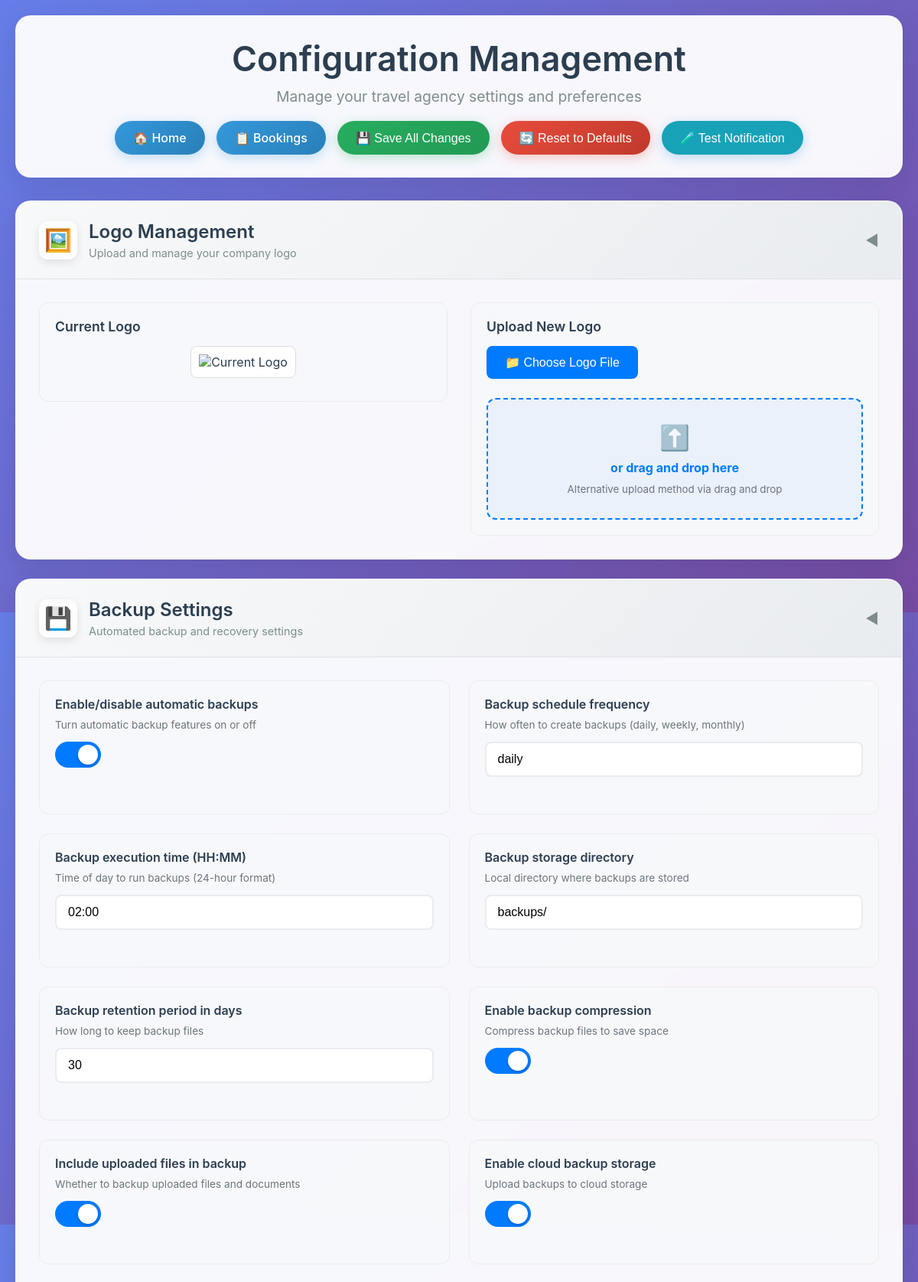
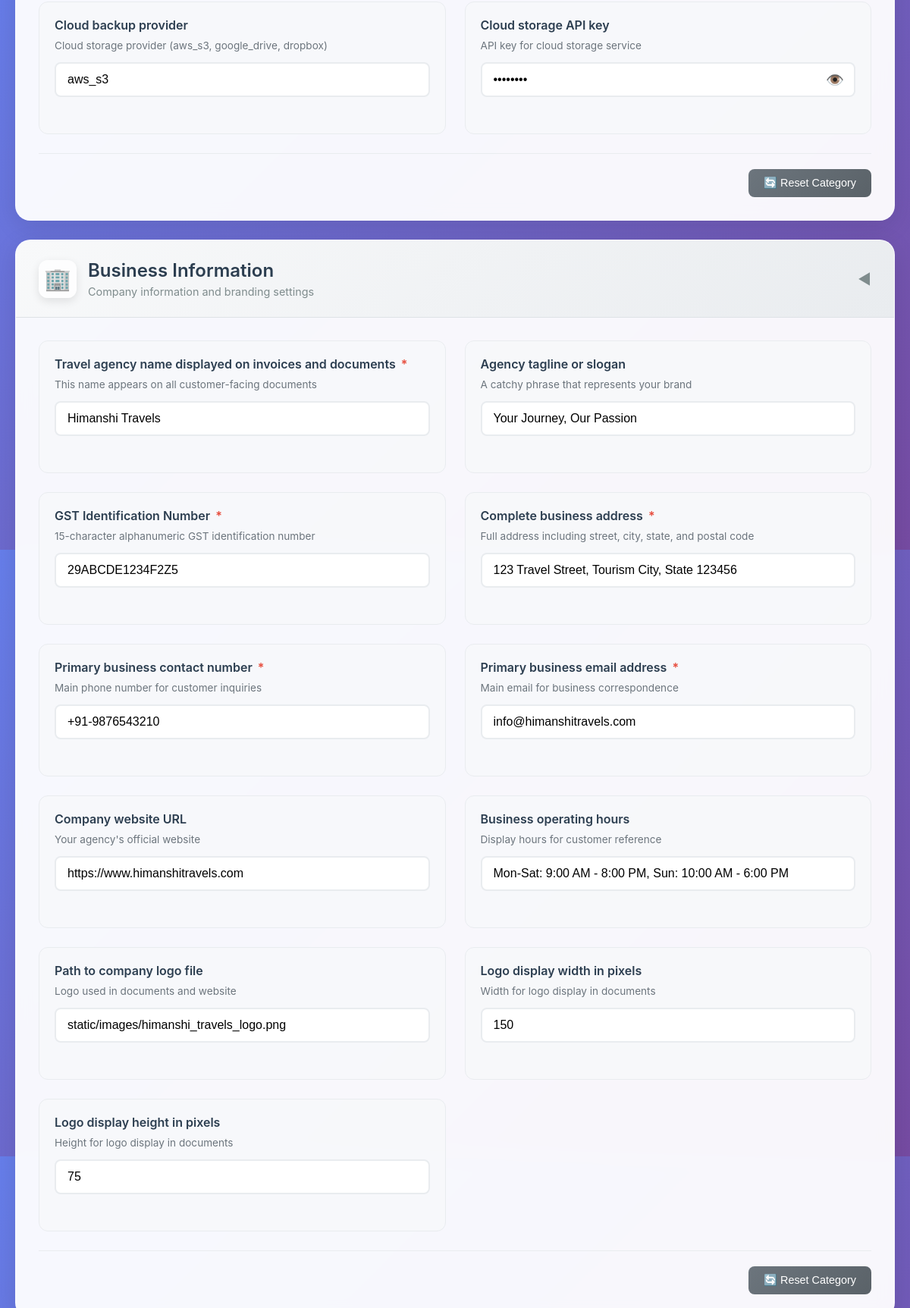
The page /config (upper part) on the database its author committed (2 pictures, top to bottom).
### tables this page shows
CREATE TABLE app_config (
            id INTEGER PRIMARY KEY AUTOINCREMENT,
            config_key TEXT UNIQUE NOT NULL,
            config_value TEXT,
            config_type TEXT DEFAULT 'string',
            category TEXT DEFAULT 'general',
            description TEXT,
            is_sensitive INTEGER DEFAULT 0,
            created_at TEXT DEFAULT CURRENT_TIMESTAMP,
            updated_at TEXT DEFAULT CURRENT_TIMESTAMP
        );

### routes.py (the view)
    @app.route('/config')
    def config_page():
        from config import ConfigManager, ConfigCategory
        from database import get_all_config
        config_manager = ConfigManager()
        current_config = get_all_config()
        current_values = {config['config_key']: config['config_value'] for config in current_config}
        categories = config_manager.get_categories()
        category_fields = {}
        category_names = {}
        category_icons = {}
        category_descriptions = {}
        for category in categories:
            fields = config_manager.get_fields_by_category(category)
            for field in fields:
                if field.key in current_values:
                    field.value = current_values[field.key]
            category_fields[category] = fields
            category_names[category] = config_manager.get_category_display_name(category)
            category_icons[category] = config_manager.get_category_icon(category)
            category_descriptions[category] = config_manager.get_category_description(category)
        return render_template('config_modular.html',
                             categories=categories,
                             category_fields=category_fields,
                             category_names=category_names,
                             category_icons=category_icons,
                             category_descriptions=category_descriptions)

### config/manager.py (called while the page is built)
    def _initialize_schema(self) -> Dict[str, ConfigField]:
        schema = {}
        categories = [
            BusinessConfig,
            EmailConfig,
            WhatsAppConfig,
            SMSConfig,
            PDFConfig,
            DatabaseConfig,
            BackupConfig,
            SecurityConfig
        ]
        for category_class in categories:
            fields = category_class.get_fields()
            for field in fields:
                schema[field.key] = field
        return schema

    def get_categories(self) -> List[ConfigCategory]:
        categories = set()
        for field in self._config_schema.values():
            categories.add(field.category)
        return sorted(categories, key=lambda x: x.value)

    def get_fields_by_category(self, category: ConfigCategory) -> List[ConfigField]:
        return [
            field for field in self._config_schema.values()
            if field.category == category
        ]

    def get_category_display_name(self, category: ConfigCategory) -> str:
        display_names = {
            ConfigCategory.GENERAL: "General Settings",
            ConfigCategory.BUSINESS: "Business Information",
            ConfigCategory.WHATSAPP: "WhatsApp Integration",
            ConfigCategory.EMAIL: "Email Configuration",
            ConfigCategory.SMS: "SMS Configuration",
            ConfigCategory.PDF: "PDF Settings",
            ConfigCategory.DATABASE: "Database Configuration",
            ConfigCategory.BACKUP: "Backup Settings",
            ConfigCategory.SECURITY: "Security Settings"
        }
        return display_names.get(category, category.value.title())

    def get_category_icon(self, category: ConfigCategory) -> str:
        icons = {
            ConfigCategory.GENERAL: "⚙️",
            ConfigCategory.BUSINESS: "🏢",
            ConfigCategory.WHATSAPP: "📱",
            ConfigCategory.EMAIL: "📧",
            ConfigCategory.SMS: "💬",
            ConfigCategory.PDF: "📄",
            ConfigCategory.DATABASE: "🗄️",
            ConfigCategory.BACKUP: "💾",
            ConfigCategory.SECURITY: "🔒"
        }
        return icons.get(category, "⚙️")

### database.py (called while the page is built)
def get_db_connection():
    con = sqlite3.connect(DATABASE_FILE)
    con.row_factory = sqlite3.Row
    return con

### templates/config_modular.html (shortened to what this page needs)
<!DOCTYPE html>
<html lang="en">
<head>
    <link rel="stylesheet" href="/static/css/notifications.css">
    <link rel="stylesheet" href="/static/css/modal.css">
    <link rel="stylesheet" href="/static/css/config.css">
    <link rel="stylesheet" href="/static/css/logo-management.css">
</head>
<body>
    <div class="container">
        <div class="header">
            <h1>Configuration Management</h1>
            <p>Manage your travel agency settings and preferences</p>
            <div class="nav-buttons">
                <a href="/" class="nav-btn">🏠 Home</a>
                <a href="/bookings" class="nav-btn">📋 Bookings</a>
                <button onclick="saveAllConfigs()" class="nav-btn success">💾 Save All Changes</button>
                <button onclick="resetToDefaults()" class="nav-btn danger">🔄 Reset to Defaults</button>
                <button onclick="testNotification()" class="nav-btn info" style="background: #17a2b8;">🧪 Test Notification</button>
            </div>
        </div>
        {% include 'config/logo_management.html' %}
        {% for category in categories %}
        <div class="config-section" id="category-{{ category.value }}">
            <div class="section-header"
                 onclick="toggleSection('{{ category.value }}')"
                 onkeydown="handleKeyDown(event, '{{ category.value }}')"
                 role="button"
                 tabindex="0"
                 aria-expanded="false">
                <div class="section-title">
                    <span class="section-icon">{{ category_icons[category] }}</span>
                    <div>
                        <h3>{{ category_names[category] }}</h3>
                        <div class="section-description">{{ category_descriptions[category] }}</div>
                    </div>
                </div>
                <span class="section-toggle">▶</span>
            </div>
            <div class="section-content" id="section-{{ category.value }}">
                <div class="config-grid">
                    {% for field in category_fields[category] %}
                    <div class="config-item" data-config-key="{{ field.key }}">
                        <label for="{{ field.key }}" class="config-label">
                            {{ field.description }}
                            {% if field.is_required %}
                                <span class="required-asterisk">*</span>
                            {% endif %}
                        </label>
                        {% if field.help_text %}
                            <div class="config-help">{{ field.help_text }}</div>
                        {% endif %}
                        <div class="input-container">
                            {% if field.type.value == 'boolean' %}
                                <div class="switch-container">
                                    <label for="{{ field.key }}" class="switch">
                                        <span class="slider"></span>
                                    </label>
                                </div>
                            {% elif field.type.value == 'password' %}
                                <input type="password"
                                       id="{{ field.key }}"
                                       name="{{ field.key }}"
                                       value="{{ field.value if not field.is_sensitive else '••••••••' }}"
                                       placeholder="Enter {{ field.description.lower() }}"
                                       oninput="markConfigChanged('{{ field.key }}')"
                                       class="config-input password-input">
                                <button type="button"
                                        class="password-toggle"
                                        onclick="togglePassword('{{ field.key }}')"
                                        aria-label="Toggle password visibility">
                                    👁️
                                </button>
                            {% elif field.type.value == 'number' %}
                                <input type="number"
                                       id="{{ field.key }}"
                                       name="{{ field.key }}"
                                       value="{{ field.value }}"
                                       placeholder="Enter {{ field.description.lower() }}"
                                       oninput="markConfigChanged('{{ field.key }}')"
                                       class="config-input">
                            {% else %}
                                <input type="{{ 'email' if field.type.value == 'email' else 'url' if field.type.value == 'url' else 'tel' if field.type.value == 'phone' else 'text' }}"
                                       id="{{ field.key }}"
                                       name="{{ field.key }}"
                                       value="{{ field.value }}"
                                       placeholder="Enter {{ field.description.lower() }}"
                                       {% if field.is_required %}required{% endif %}
                                       oninput="markConfigChanged('{{ field.key }}')"
                                       class="config-input">
                            {% endif %}
                        </div>
                        <div class="validation-message" id="validation-{{ field.key }}"></div>
                    </div>
                    {% endfor %}
                </div>
                <div class="category-actions">
                    <button onclick="resetCategory('{{ category.value }}')" class="reset-btn">
                        🔄 Reset Category
                    </button>
                </div>
            </div>
        </div>
        {% endfor %}
    </div>
</body>
</html>

### templates/config/logo_management.html (shortened to what this page needs)
<div class="config-section" id="logo-section">
    <button class="section-header"
            onclick="toggleSection('logo_management')"
            onkeydown="handleKeyDown(event, 'logo_management')"
            aria-expanded="true"
            aria-controls="section-logo_management">
        <div class="section-title">
            <span class="section-icon">🖼️</span>
            <div>
                <h3>Logo Management</h3>
                <div class="section-description">Upload and manage your company logo</div>
            </div>
        </div>
        <span class="section-toggle">▼</span>
    </button>
    <div class="section-content expanded" id="section-logo_management">
        <div class="logo-management">
            <div class="current-logo">
                <h4>Current Logo</h4>
                <div class="logo-preview">
                    <img id="current-logo-img" src="" alt="Current Logo" style="max-width: 200px; max-height: 100px; border: 1px solid #ddd; border-radius: 8px;">
                </div>
            </div>
            <div class="logo-upload">
                <h4>Upload New Logo</h4>
                <div class="upload-container">
                    <button type="button"
                            class="upload-button"
                            onclick="document.getElementById('logo-file').click()"
                            aria-describedby="upload-help">
                        📁 Choose Logo File
                    </button>
                    <button type="button"
                            class="upload-area"
                            id="upload-area"
                            aria-describedby="upload-help"
                            onclick="document.getElementById('logo-file').click()">
                        <div class="upload-content">
                            <div class="upload-icon">⬆️</div>
                            <div class="upload-text">
                                <p><strong>or drag and drop here</strong></p>
                                <small id="upload-help-2">Alternative upload method via drag and drop</small>
                            </div>
                        </div>
                    </button>
                </div>
            </div>
        </div>
    </div>
</div>

### static/css/logo-management.css (style rules this page uses)
.logo-management { display: grid; grid-template-columns: 1fr 1fr; gap: 30px; align-items: start; }
.current-logo, .logo-upload { background: rgba(248, 249, 250, 0.8); padding: 20px; border-radius: 12px; border: 1px solid #e9ecef; }
.current-logo h4, .logo-upload h4 { color: #2c3e50; margin-bottom: 15px; font-size: 1.1em; font-weight: 600; }
.logo-preview { text-align: center; }
.logo-preview img { max-width: 200px; max-height: 100px; border: 1px solid #ddd; border-radius: 8px; background: white; padding: 10px; }
.upload-button { background: #007bff; color: white; border: none; padding: 12px 24px; border-radius: 8px; font-size: 16px; font-weight: 500; cursor: pointer; transition: all 0.3s ease; margin-bottom: 15px; display: inline-flex; align-items: center; gap: 8px; }
.upload-container { display: flex; flex-direction: column; align-items: flex-start; gap: 10px; }
.upload-area { border: 2px dashed #007bff; border-radius: 12px; padding: 30px; text-align: center; cursor: pointer; transition: all 0.3s ease; background: rgba(0, 123, 255, 0.05); width: 100%; font-family: inherit; font-size: inherit; }
.upload-content { pointer-events: none; }
.upload-icon { font-size: 2em; margin-bottom: 10px; opacity: 0.7; }
.upload-text p { margin: 5px 0; color: #2c3e50; }
.upload-text strong { color: #007bff; }
.upload-text small { color: #6c757d; display: block; margin-top: 10px; }

### rows shown on the page
app_config: description "Enable/disable automatic backups", help_text "Turn automatic backup features on or off"
app_config: description "Backup schedule frequency", help_text "How often to create backups (daily, weekly, monthly)", BACKUP_SCHEDULE "daily"
app_config: description "Backup execution time (HH:MM)", help_text "Time of day to run backups (24-hour format)", BACKUP_TIME "02:00"
app_config: description "Backup storage directory", help_text "Local directory where backups are stored", BACKUP_PATH "backups/"
app_config: description "Backup retention period in days", help_text "How long to keep backup files", BACKUP_RETENTION_DAYS "30"
app_config: description "Enable backup compression", help_text "Compress backup files to save space"
app_config: description "Include uploaded files in backup", help_text "Whether to backup uploaded files and documents"
app_config: description "Enable cloud backup storage", help_text "Upload backups to cloud storage"
app_config: description "Cloud backup provider", help_text "Cloud storage provider (aws_s3, google_drive, dropbox)", BACKUP_CLOUD_PROVIDER "aws_s3"
app_config: description "Cloud storage API key", help_text "API key for cloud storage service"
app_config: description "Travel agency name displayed on invoices and documents", help_text "This name appears on all customer-facing documents", AGENCY_NAME "Himanshi Travels"
app_config: description "Agency tagline or slogan", help_text "A catchy phrase that represents your brand", AGENCY_TAGLINE "Your Journey, Our Passion"
app_config: description "GST Identification Number", help_text "15-character alphanumeric GST identification number", GSTIN "29ABCDE1234F2Z5"
app_config: description "Complete business address", help_text "Full address including street, city, state, and postal code", BUSINESS_ADDRESS "123 Travel Street, Tourism City, State 123456"
app_config: description "Primary business contact number", help_text "Main phone number for customer inquiries", BUSINESS_PHONE "+91-9876543210"
app_config: description "Primary business email address", help_text "Main email for business correspondence", BUSINESS_EMAIL "info@himanshitravels.com"
app_config: description "Company website URL", help_text "Your agency's official website", WEBSITE_URL "https://www.himanshitravels.com"
app_config: description "Business operating hours", help_text "Display hours for customer reference", BUSINESS_HOURS "Mon-Sat: 9:00 AM - 8:00 PM, Sun: 10:00 AM - 6:00 PM"
app_config: description "Path to company logo file", help_text "Logo used in documents and website", LOGO_PATH "static/images/himanshi_travels_logo.png"
app_config: description "Logo display width in pixels", help_text "Width for logo display in documents", LOGO_WIDTH "150"
app_config: description "Logo display height in pixels", help_text "Height for logo display in documents", LOGO_HEIGHT "75"

### other values the page prints
{{ category_icons[category] }} "💾" "🏢"
{{ category_names[category] }} "Backup Settings" "Business Information"
{{ category_descriptions[category] }} "Automated backup and recovery settings" "Company information and branding settings"
